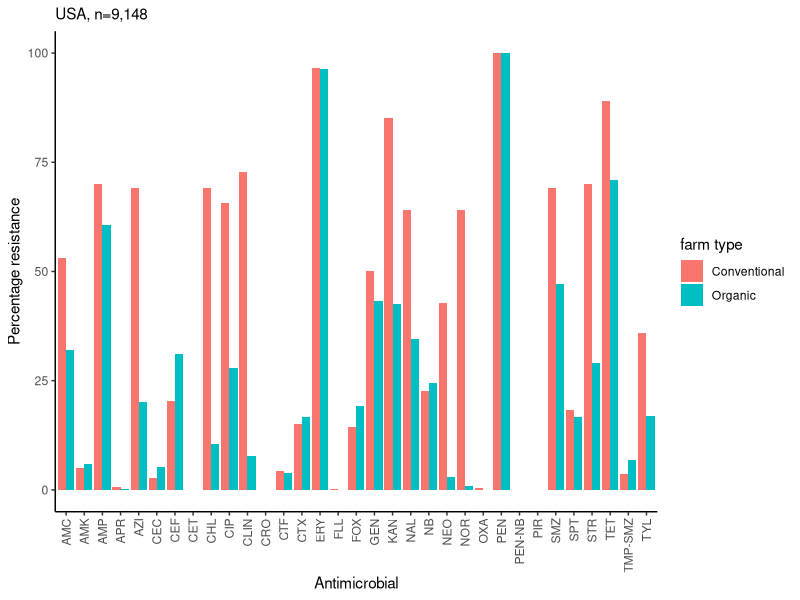
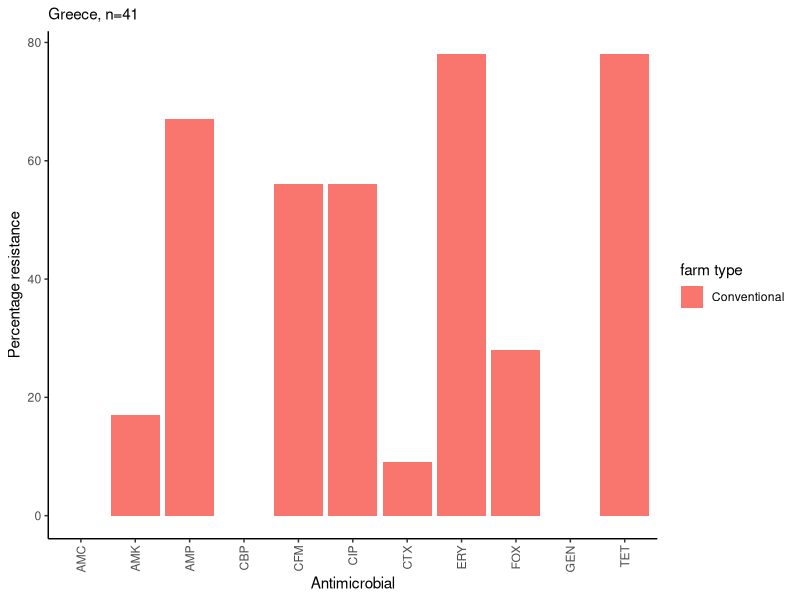
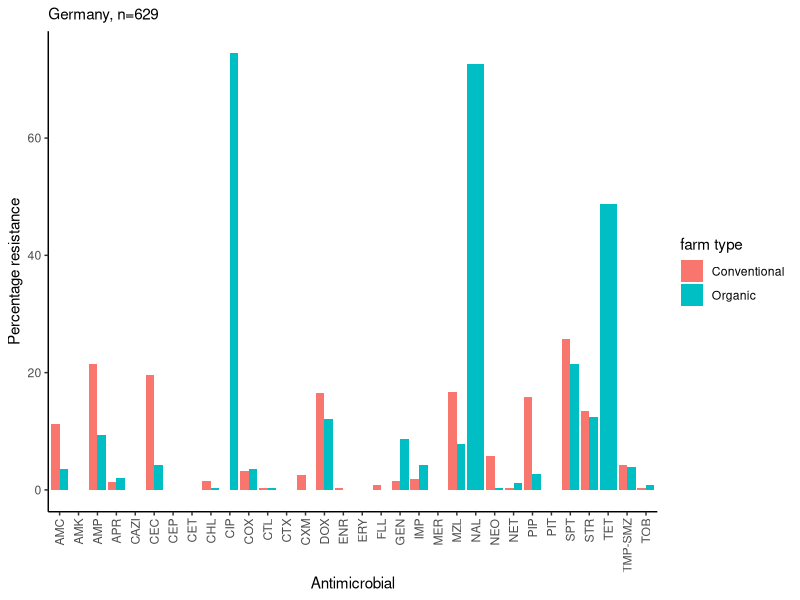
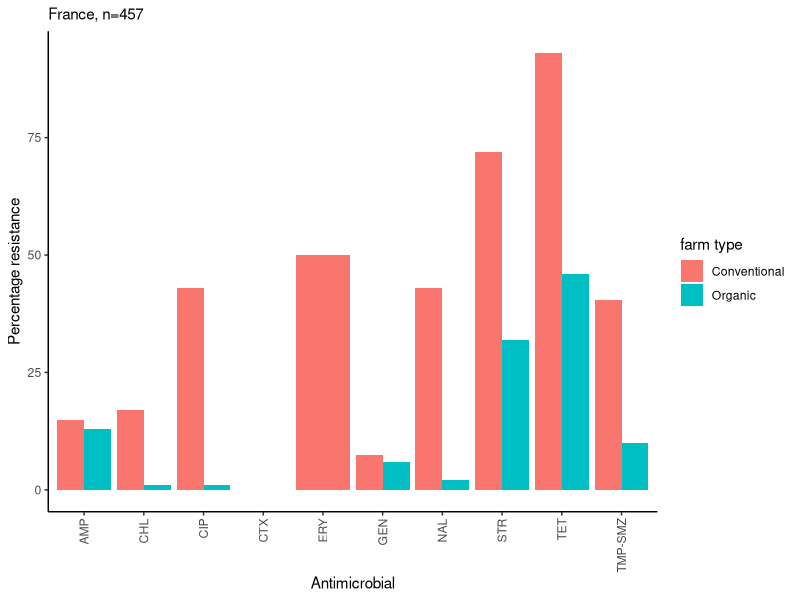
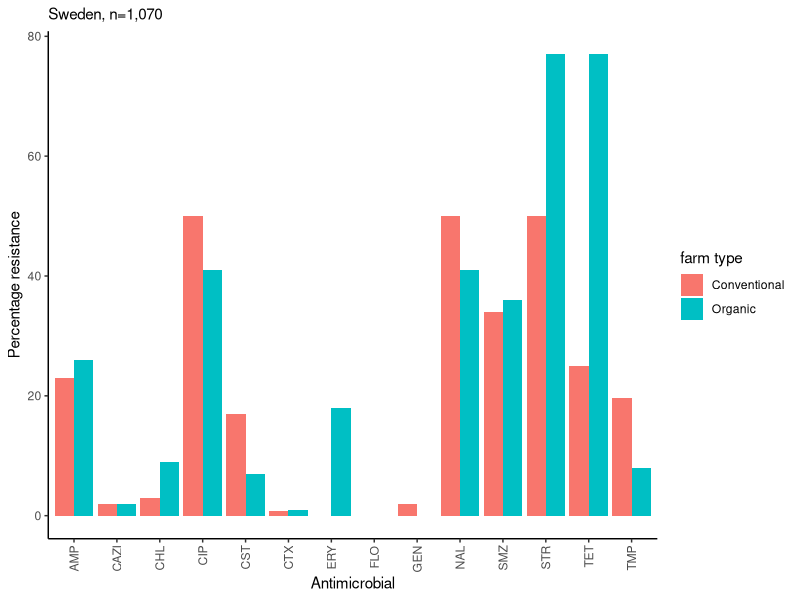
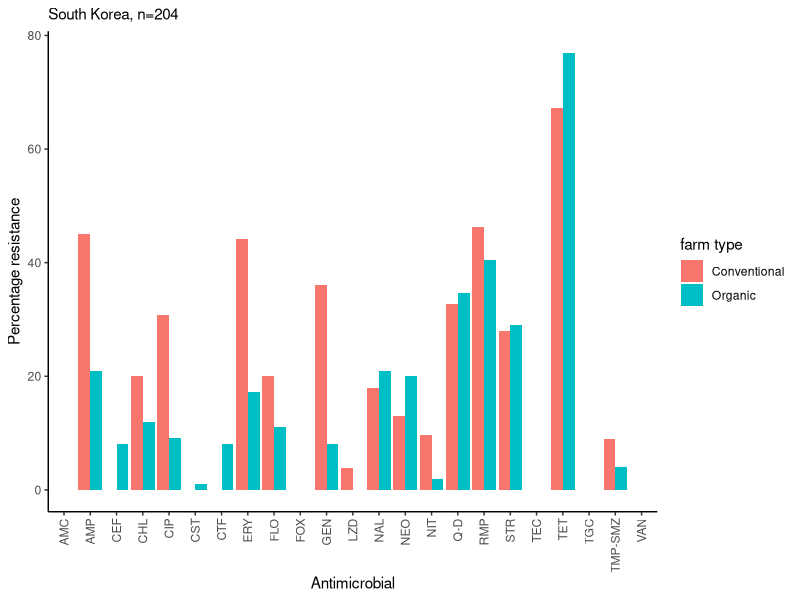
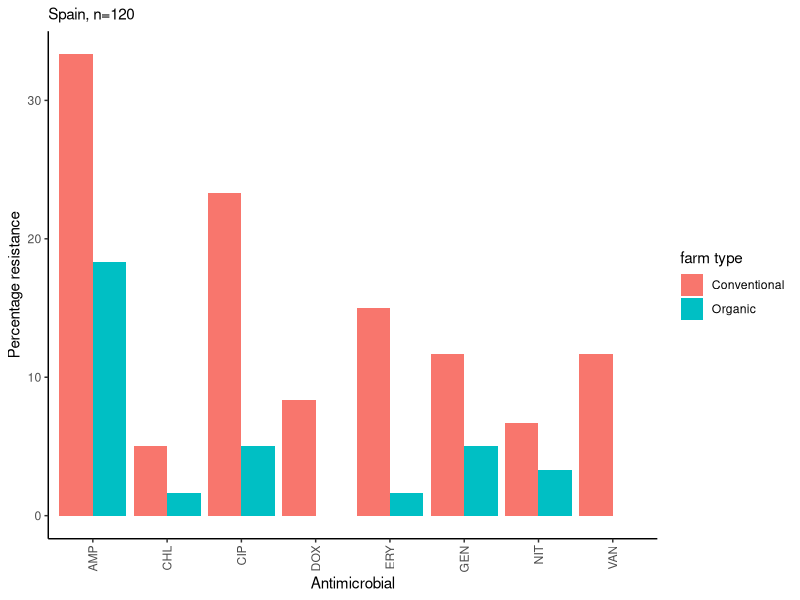
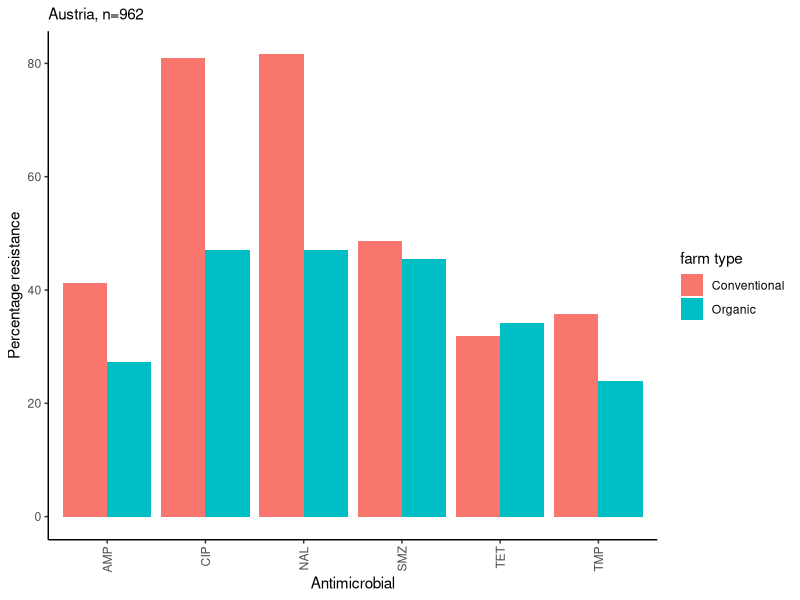

These figures' R source, in order:
library(tidyverse)
library(ggplot2)
library(dplyr)
library(ggrepel)
library(patchwork)


setwd("C:/Users/Moses/Desktop/conventionalvs organic project/AMR_conventionalvsorganic")

#Load data
main_data <- read_csv("conv.csv", na = "empty")

#changing percentage resistance into numeric class and rounding off  
main_data$percent_resistant <- as.numeric(as.character
                                          (main_data$percent_resistant))

main_data$percent_resistant <- round(main_data$percent_resistant, digits = 2)

bar_data <- main_data %>%
  group_by(author) %>%
  select("country",
         "farm_type",
         "sample_type",
         "host",
         "antimicrobial_compound",
         "pathogen",
         "strain",
         "percent_resistant",
         "no_isolates"
         
  )

bar_data <- bar_data %>%
  na.omit()
##Showing the countries in the data set
bar_data %>%
  count(country) %>%
  view()

##USA data

USA <- bar_data %>%
  filter(country == "United States of America") %>%
  select("country",
         "farm_type",
         "sample_type",
         "host",
         "antimicrobial_compound",
         "pathogen",
         "strain",
         "percent_resistant",
         "no_isolates"
         
  )
  
##USA bar plot

us_plot <- ggplot(USA, aes(x = antimicrobial_compound, 
                        y = percent_resistant, 
                        fill = farm_type
)
) +
  geom_bar(stat = "identity", position = "dodge") + 
  labs(subtitle = "USA, n=9,148",
       x = "Antimicrobial", y = "Percentage resistance", 
       fill = "farm type") + 
  theme_bw() + 
  theme_classic() + 
  theme(axis.text.x = element_text(angle = 90, vjust = 0.5, hjust = 1)) 
us_plot


#Greece data

Greece <- bar_data %>%
  filter(country == "Greece") %>%
  select("country",
         "farm_type",
         "sample_type",
         "host",
         "antimicrobial_compound",
         "pathogen",
         "strain",
         "percent_resistant",
         "no_isolates"
         
  )

##Greece bar plot

Greece_plot <- ggplot(Greece, aes(x = antimicrobial_compound, 
                           y = percent_resistant, 
                           fill = farm_type
)
) +
  geom_bar(stat = "identity", position = "dodge") + 
  labs(subtitle = "Greece, n=41",
       x = "Antimicrobial", y = "Percentage resistance", 
       fill = "farm type") + 
  theme_bw() + 
  theme_classic() + 
  theme(axis.text.x = element_text(angle = 90, vjust = 0.5, hjust = 1)) 
Greece_plot


#Germany data

Germany <- bar_data %>%
  filter(country == "Germany") %>%
  select("country",
         "farm_type",
         "sample_type",
         "host",
         "antimicrobial_compound",
         "pathogen",
         "strain",
         "percent_resistant",
         "no_isolates"
         
  )

##Germany bar plot

Germany_plot <- ggplot(Germany, aes(x = antimicrobial_compound, 
                                  y = percent_resistant, 
                                  fill = farm_type
)
) +
  geom_bar(stat = "identity", position = "dodge") + 
  labs(subtitle = "Germany, n=629",
       x = "Antimicrobial", y = "Percentage resistance", 
       fill = "farm type") + 
  theme_bw() + 
  theme_classic() + 
  theme(axis.text.x = element_text(angle = 90, vjust = 0.5, hjust = 1)) 
Germany_plot

#France data

France <- bar_data %>%
  filter(country == "France") %>%
  select("country",
         "farm_type",
         "sample_type",
         "host",
         "antimicrobial_compound",
         "pathogen",
         "strain",
         "percent_resistant",
         "no_isolates"
         
  )

##France bar plot

France_plot <- ggplot(France, aes(x = antimicrobial_compound, 
                                    y = percent_resistant, 
                                    fill = farm_type
)
) +
  geom_bar(stat = "identity", position = "dodge") + 
  labs(subtitle = "France, n=457",
       x = "Antimicrobial", y = "Percentage resistance", 
       fill = "farm type") + 
  theme_bw() + 
  theme_classic() + 
  theme(axis.text.x = element_text(angle = 90, vjust = 0.5, hjust = 1)) 
France_plot

#Sweden data

Sweden <- bar_data %>%
  filter(country == "Sweden") %>%
  select("country",
         "farm_type",
         "sample_type",
         "host",
         "antimicrobial_compound",
         "pathogen",
         "strain",
         "percent_resistant",
         "no_isolates"
         
  )

##Sweden bar plot

Sweden_plot <- ggplot(Sweden, aes(x = antimicrobial_compound, 
                                  y = percent_resistant, 
                                  fill = farm_type
)
) +
  geom_bar(stat = "identity", position = "dodge") + 
  labs(subtitle = "Sweden, n=1,070",
       x = "Antimicrobial", y = "Percentage resistance", 
       fill = "farm type") + 
  theme_bw() + 
  theme_classic() + 
  theme(axis.text.x = element_text(angle = 90, vjust = 0.5, hjust = 1)) 
Sweden_plot


#S.korea data

S.korea <- bar_data %>%
  filter(country == "South Korea") %>%
  select("country",
         "farm_type",
         "sample_type",
         "host",
         "antimicrobial_compound",
         "pathogen",
         "strain",
         "percent_resistant",
         "no_isolates"
         
  )

##S.korea bar plot

s.korea_plot <- ggplot(S.korea, aes(x = antimicrobial_compound, 
                                  y = percent_resistant, 
                                  fill = farm_type
)
) +
  geom_bar(stat = "identity", position = "dodge") + 
  labs(subtitle = "South Korea, n=204",
       x = "Antimicrobial", y = "Percentage resistance", 
       fill = "farm type") + 
  theme_bw() + 
  theme_classic() + 
  theme(axis.text.x = element_text(angle = 90, vjust = 0.5, hjust = 1)) 
s.korea_plot




#Spain data

Spain <- bar_data %>%
  filter(country == "Spain") %>%
  select("country",
         "farm_type",
         "sample_type",
         "host",
         "antimicrobial_compound",
         "pathogen",
         "strain",
         "percent_resistant",
         "no_isolates"
         
  )

##Spain bar plot

Spain_plot <- ggplot(Spain, aes(x = antimicrobial_compound, 
                                    y = percent_resistant, 
                                    fill = farm_type
)
) +
  geom_bar(stat = "identity", position = "dodge") + 
  labs(subtitle = "Spain, n=120",
       x = "Antimicrobial", y = "Percentage resistance", 
       fill = "farm type") + 
  theme_bw() + 
  theme_classic() + 
  theme(axis.text.x = element_text(angle = 90, vjust = 0.5, hjust = 1)) 
Spain_plot



#Austria data

Austria <- bar_data %>%
  filter(country == "Austria") %>%
  select("country",
         "farm_type",
         "sample_type",
         "host",
         "antimicrobial_compound",
         "pathogen",
         "strain",
         "percent_resistant",
         "no_isolates"
         
  )

##Austria bar plot

Austria_plot <- ggplot(Austria, aes(x = antimicrobial_compound, 
                                y = percent_resistant, 
                                fill = farm_type
)
) +
  geom_bar(stat = "identity", position = "dodge") + 
  labs(subtitle = "Austria, n=962",
       x = "Antimicrobial", y = "Percentage resistance", 
       fill = "farm type") + 
  theme_bw() + 
  theme_classic() + 
  theme(axis.text.x = element_text(angle = 90, vjust = 0.5, hjust = 1)) 
Austria_plot

#Italy data

Italy <- bar_data %>%
  filter(country == "Italy") %>%
  select("country",
         "farm_type",
         "sample_type",
         "host",
         "antimicrobial_compound",
         "pathogen",
         "strain",
         "percent_resistant",
         "no_isolates"
         
  )

##Italy bar plot

Italy_plot <- ggplot(Italy, aes(x = antimicrobial_compound, 
                                    y = percent_resistant, 
                                    fill = farm_type
)
) +
  geom_bar(stat = "identity", position = "dodge") + 
  labs(subtitle = "Italy, n=400",
       x = "Antimicrobial", y = "Percentage resistance", 
       fill = "farm type") + 
  theme_bw() + 
  theme_classic() + 
  theme(axis.text.x = element_text(angle = 90, vjust = 0.5, hjust = 1)) 
Italy_plot


#New zealand data

NZD <- bar_data %>%
  filter(country == "New Zealand") %>%
  select("country",
         "farm_type",
         "sample_type",
         "host",
         "antimicrobial_compound",
         "pathogen",
         "strain",
         "percent_resistant",
         "no_isolates"
         
  )

##New zealand bar plot

NZD_plot <- ggplot(NZD, aes(x = antimicrobial_compound, 
                                y = percent_resistant, 
                                fill = farm_type
)
) +
  geom_bar(stat = "identity", position = "dodge") + 
  labs(subtitle = "New Zealand, n=814",
       x = "Antimicrobial", y = "Percentage resistance", 
       fill = "farm type") + 
  theme_bw() + 
  theme_classic() + 
  theme(axis.text.x = element_text(angle = 90, vjust = 0.5, hjust = 1)) 
NZD_plot


#Denmark data

Denmark <- bar_data %>%
  filter(country == "Denmark") %>%
  select("country",
         "farm_type",
         "sample_type",
         "host",
         "antimicrobial_compound",
         "pathogen",
         "strain",
         "percent_resistant",
         "no_isolates"
         
  )

##Denmark bar plot

Denmark_plot <- ggplot(Denmark, aes(x = antimicrobial_compound, 
                            y = percent_resistant, 
                            fill = farm_type
)
) +
  geom_bar(stat = "identity", position = "dodge") + 
  labs(subtitle = "Denmark, n=52",
       x = "Antimicrobial", y = "Percentage resistance", 
       fill = "farm type") + 
  theme_bw() + 
  theme_classic() + 
  theme(axis.text.x = element_text(angle = 90, vjust = 0.5, hjust = 1)) 
Denmark_plot

#Thailand data

Thailand <- bar_data %>%
  filter(country == "Thailand") %>%
  select("country",
         "farm_type",
         "sample_type",
         "host",
         "antimicrobial_compound",
         "pathogen",
         "strain",
         "percent_resistant",
         "no_isolates"
         
  )

##Thailand bar plot

Thailand_plot <- ggplot(Thailand, aes(x = antimicrobial_compound, 
                            y = percent_resistant, 
                            fill = farm_type
)
) +
  geom_bar(stat = "identity", position = "dodge") + 
  labs(subtitle = "Thailand, n=162",
       x = "Antimicrobial", y = "Percentage resistance", 
       fill = "farm type") + 
  theme_bw() + 
  theme_classic() + 
  theme(axis.text.x = element_text(angle = 90, vjust = 0.5, hjust = 1)) 
Thailand_plot



##Marging plots together using patch work


(us_plot | Greece_plot | Germany_plot) /
    (France_plot | Sweden_plot | s.korea_plot) /
    (Spain_plot | Austria_plot | Italy_plot) /
    (NZD_plot | Denmark_plot | Thailand_plot) +
  plot_layout(guides = "collect") +
  plot_annotation(tag_levels = "a", tag_prefix = "(",
                  tag_suffix = ")") &
  theme(plot.tag = element_text(face = "bold"))

